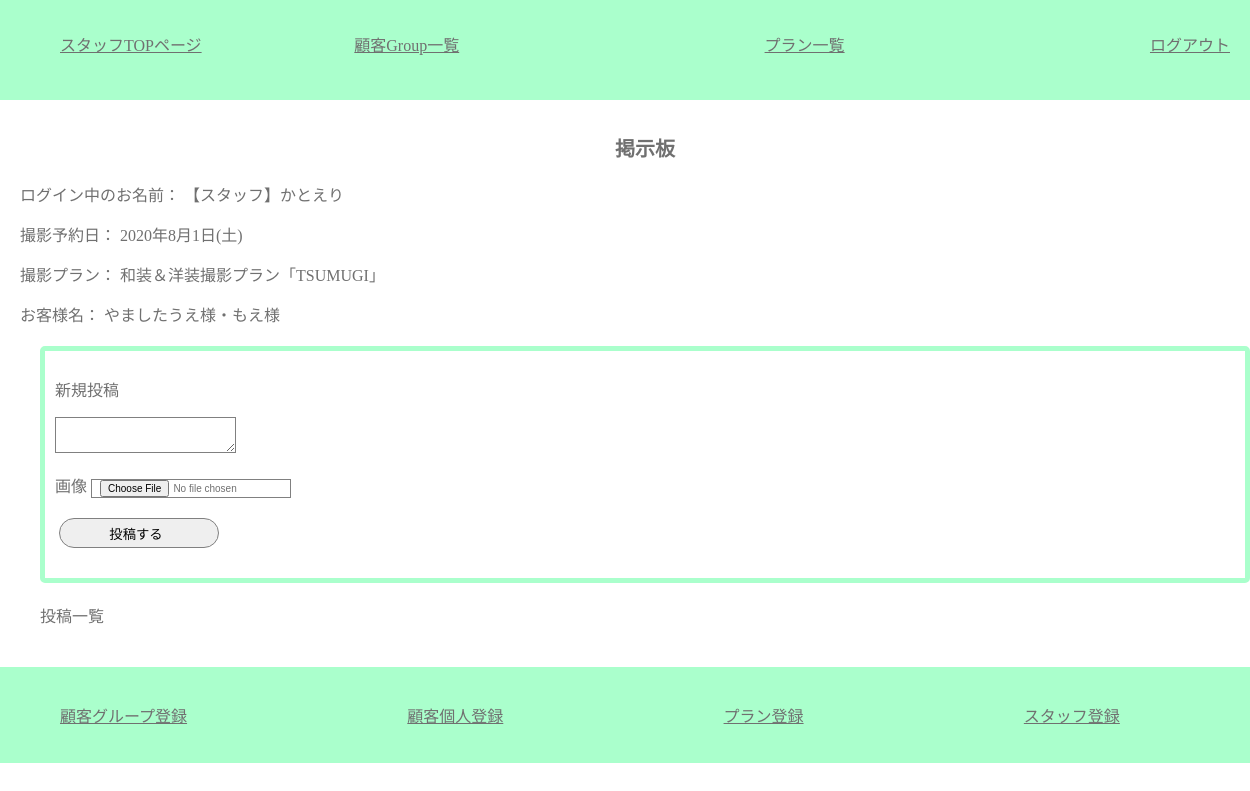
The app's page /customer/c_board.php?group_id=4 (signed in), older data.
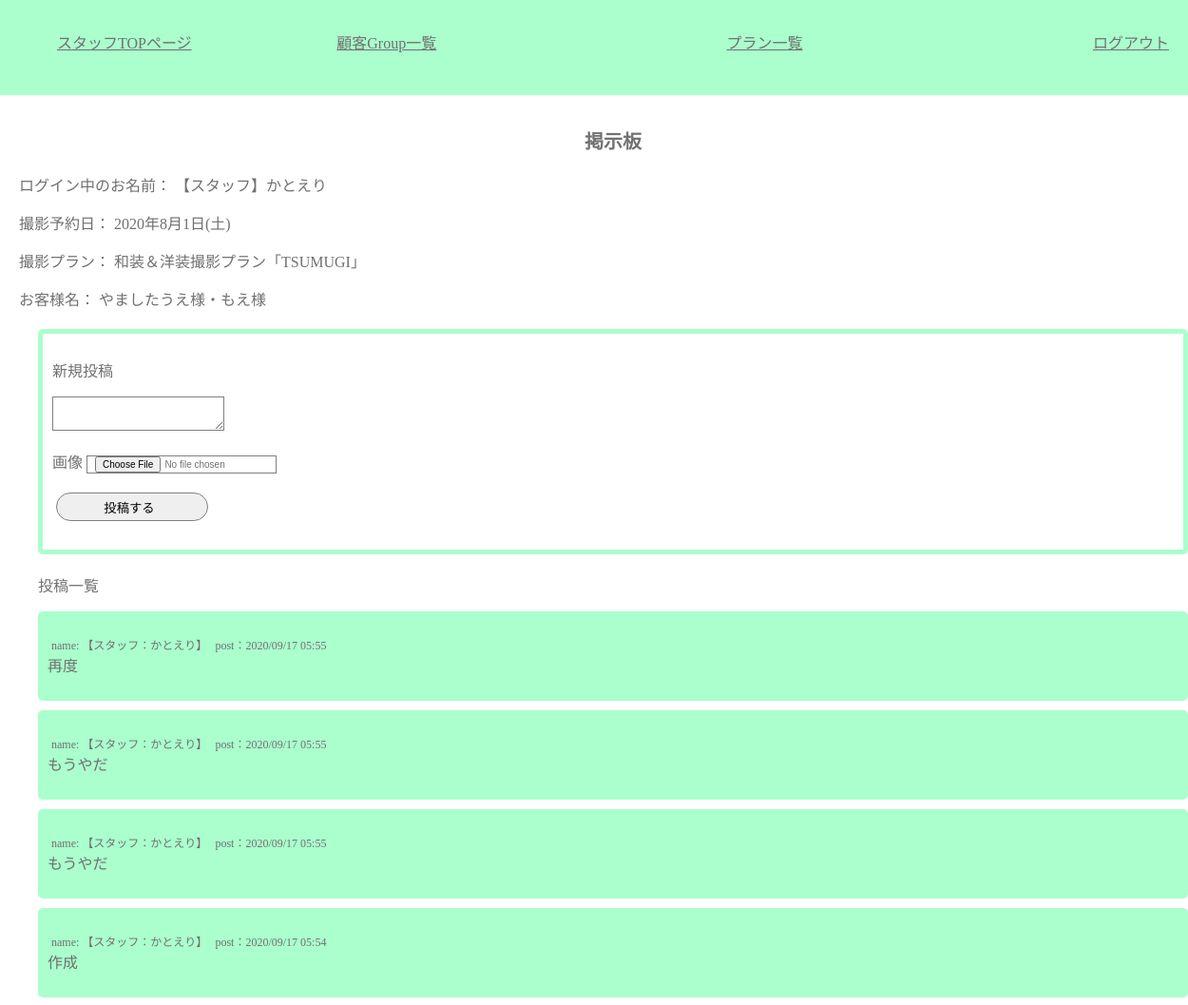
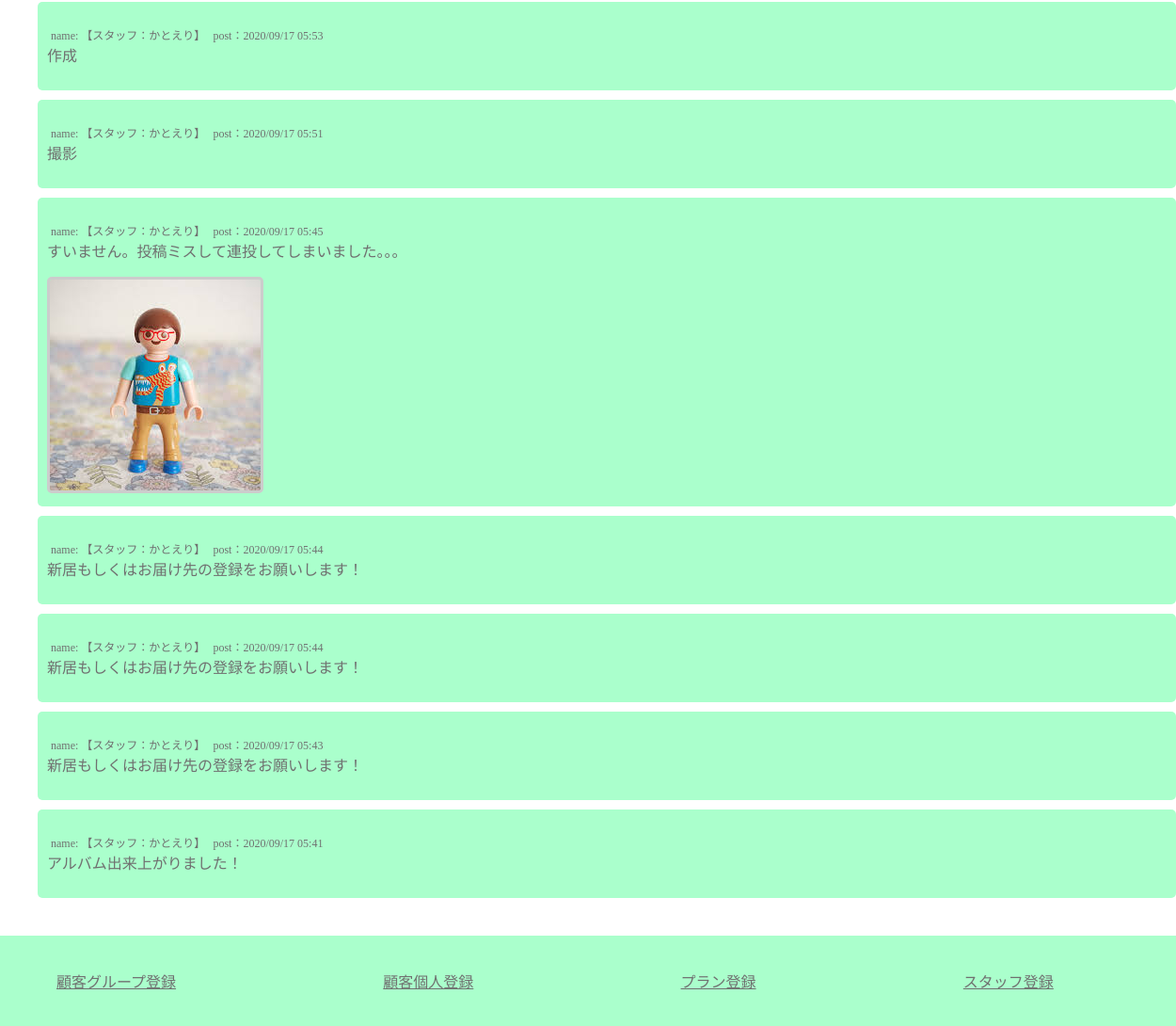
The same page, newer data (2 pictures, top to bottom).
### tables this page shows
CREATE TABLE `customers` (
  `c_id` varchar(32) NOT NULL,
  `c_group_id` int(11) NOT NULL,
  `c_name` varchar(32) NOT NULL,
  `c_pass` varchar(64) NOT NULL,
  `c_mail` varchar(64) NOT NULL,
  `c_tell` varchar(11) NOT NULL,
  `c_zip` char(7) NOT NULL,
  `c_address` varchar(64) NOT NULL,
  `c_gender` tinyint(1) NOT NULL,
  `c_myphoto` tinyint(1) NOT NULL DEFAULT 0
);

CREATE TABLE `plans` (
  `p_id` int(11) NOT NULL,
  `p_name` varchar(32) NOT NULL,
  `p_wear` varchar(32) NOT NULL
);

CREATE TABLE `board` (
  `b_id` int(11) NOT NULL,
  `c_group_id` int(11) NOT NULL,
  `submit_member_id` varchar(32) NOT NULL,
  `body` text NOT NULL,
  `board_photo` tinyint(1) NOT NULL DEFAULT 0,
  `created` timestamp NOT NULL DEFAULT current_timestamp() ON UPDATE current_timestamp()
);

CREATE TABLE `staff` (
  `s_id` varchar(32) NOT NULL,
  `s_name` varchar(32) NOT NULL,
  `s_pass` varchar(255) NOT NULL,
  `s_mail` varchar(64) NOT NULL,
  `role` tinyint(1) NOT NULL
);

### class/meeting.class.php (called while the page is built, shortened)
<?php
class Meeting{
	public $pdo;
	public function __construct(){
		$host  = "localhost";
		$dbname= "meeting_app";
		$dbuser= "root";
		$dbpass= "";
		$dsn = "mysql:host={$host};dbname={$dbname};charset=utf8";
		$this->pdo = new PDO($dsn,$dbuser,$dbpass);
	}
	public function getBoardDataByGId($c_group_id) {
		$sql  = "SELECT b_id,body,created,submit_member_id,board_photo ";
		$sql .= "FROM board ";
		$sql .= "WHERE board.c_group_id=:c_group_id ORDER BY created DESC";
		$stmt = $this->pdo->prepare($sql);
		$stmt ->bindValue(":c_group_id",$c_group_id,PDO::PARAM_INT);
		$stmt->execute();
		$row =$stmt->fetchAll(PDO::FETCH_ASSOC);
		return  $row;
	}
	public function getStaffById($s_id){
		$sql = "SELECT * FROM staff WHERE s_id=:s_id";
		$stmt = $this->pdo->prepare($sql);
		$stmt->bindValue(":s_id",$s_id,PDO::PARAM_STR);
		$stmt->execute();
		$row = $stmt->fetch(PDO::FETCH_ASSOC);
		return $row;
	}
	public function getGroomBrideGrouopByGId($c_group_id) {
		$sql  ="SELECT groom.c_name AS g_name,bride.c_name AS b_name,groom.c_id AS g_id,bride.c_id AS b_id, ";
		$sql .="groom.c_myphoto AS g_myphoto,bride.c_myphoto AS b_myphoto, ";
		$sql .="reserve_day,reserve_time,estimate,invoce,payment,d_product,new_zip,new_address,p_name,plans.p_id ";
		$sql .="FROM customers AS groom,customers AS bride,c_groups,plans ";
		$sql .="WHERE c_groups.c_group_id=groom.c_group_id ";
		$sql .="AND c_groups.c_group_id=bride.c_group_id ";
		$sql .="AND c_groups.p_id=plans.p_id ";
		$sql .="AND groom.c_gender=0 AND bride.c_gender=1 ";
		$sql .="AND c_groups.c_group_id=:c_group_id";
		$stmt = $this->pdo->prepare($sql);
		$stmt->bindValue(":c_group_id",$c_group_id,PDO::PARAM_INT);
		$stmt->execute();
		$row = $stmt->fetch(PDO::FETCH_ASSOC);
		return $row;
	}
}
?>

### customer/c_board.php (the view, shortened to what this page needs)
<?php
function h($str) {
	return htmlspecialchars($str,ENT_QUOTES);
}
require_once("../class/meeting.class.php");
$obj= new Meeting();
$reserve_day = $_SESSION["reserve_day"];
$week = ["日","月","火","水","木","金","土"];
$hi = date('w', strtotime($reserve_day));
$youbi = $week[$hi];
$rd =  date('Y年n月j日', strtotime($reserve_day))."(".$youbi.")";
$row = $obj->getGroomBrideGrouopByGId($_SESSION["c_group_id"]);
$rows = $obj->getBoardDataByGId($_SESSION["c_group_id"]);
$c_data=$obj->getGroomBrideGrouopByGId($_SESSION["c_group_id"]);
?>
<?php
	if(empty($_SESSION["s_id"])) {
		require_once("header_for_customer.php");
	}else{
		require_once("header_for_staff_inCpage.php");
	}
?>
		<main>
			<h1>掲示板</h1>
			<section>
				<p>ログイン中のお名前：
				<?php
					if(!empty($_SESSION["c_name"])) {
						echo h($_SESSION["c_name"]);
					}else{
						echo "【スタッフ】".h($_SESSION["s_name"]);
					}; ?></p>
				<p>撮影予約日： <?php echo h($rd);	?> </p>
				<p>撮影プラン： <?php echo h($row["p_name"]);	?> </p>
				<p>お客様名： <?php echo h($c_data["g_name"])."様・".h($c_data["b_name"])."様";	?> </p>
			</section>
			<section class="second toukou">
				<p>新規投稿</p>
				<form action="exec_board_submit.php" method="post" enctype="multipart/form-data">
					<p><textarea name="body" id=""></textarea></p>
					<p>画像<input class="b_photo" type="file" name="board_photo"></p>
					<p><input type="submit" value="投稿する"></p>
				</form>
			</section>
			<section class="second keijiban">
				<p>投稿一覧</p>
				<?php foreach($rows as $row): ?>
				<article class="keijiban_sub" id="keijibanban">
				<p>
					<span class="u_line font_mini">name:
					<?php
					if($row["submit_member_id"]== $c_data["g_id"]){
						echo "【".h($c_data["g_name"])."】";
					}else if($row["submit_member_id"]== $c_data["b_id"]){
						echo "【新婦：".h($c_data["b_name"])."】";
					}else{
						$s_id=$row["submit_member_id"];
						$staff_data=$obj->getStaffById($s_id);
						echo "【スタッフ：".h($staff_data["s_name"])."】";
					};
					?></span>
					<span class="font_mini">post：<?php echo date("Y/m/d H:i",strtotime($row["created"])); ?></span><br>
					<?php echo nl2br(h($row["body"])); ?><br>
				</p>
				<?php if(intVal($row["board_photo"])==1): ?>
				<a href="../image/upload/board_photo/<?php echo h($row["b_id"]);?>.jpg" rel="lightbox"><img class="" src="../image/upload/board_photo/<?php echo h($row["b_id"]);?>.jpg" alt="投稿画像"></a>
				<?php endif; ?>
				</article>
				<?php endforeach; ?>
			</section>
		</main>
<?php
	if(empty($_SESSION["s_id"])) {
		require_once("footer_for_customerpage.php");
	}else{
		require_once("footer_for_staff_inCpage.php");
	}
?>

### customer/header_for_staff_inCpage.php (shortened to what this page needs)
<!DOCTYPE html>
<html lang="ja">
	<head>
		<mate charset="utf-8">
		<link rel="stylesheet" href="https://unpkg.com/ress/dist/ress.min.css" />
		<link rel="stylesheet" href="../css/style.css">
		<link rel="stylesheet" href="https://use.fontawesome.com/releases/v5.6.4/css/all.css" />
		<link rel="stylesheet" href="../css/lightbox.css">
	</head>
	<body>
		<header class="staff">
			<ul>
				<li><a href="../staff/staff_top.php">スタッフTOPページ</a></li>
				<li><a href="../staff/c_group_list.php">顧客Group一覧<a></li>
				<li><a href="../staff/plan_list.php">プラン一覧<a></li>
				<li><a id="logout" href="../staff/exec_staff_logout.php">ログアウト</a></li>
			</ul>
		</header>

### customer/footer_for_staff_inCpage.php (shortened to what this page needs)
		<footer class="staff">
			<ul>
				<li><a href="../staff/c_group_id_add.php">顧客グループ登録<a></li>
				<li><a href="../staff/c_add.php">顧客個人登録<a></li>
				<li><a href="../staff/plan_add.php">プラン登録<a></li>
				<li><a href="../staff/staff_add.php">スタッフ登録<a></li>
			</ul>
		</footer>
	</body>
</html>

### css/style.css (style rules this page uses)
* { //border:1px red solid; }
body { color: #707070; margin:auto; font-family: 'Noto Serif JP', serif; }
header { height: 60px; line-height:20px; background-color: #EBC5E3; text-align:center; padding:20px; }
header.staff { background-color: #afc; }
header ul, footer ul { display:flex; justify-content:space-between; }
footer { background-color: #EBC5E3; padding:20px; }
footer.staff { background-color: #afc; }
main { width:100%; padding:20px; margin-auto; }
ul { list-style:none; }
a { color:#707070; }
h1 { font-size:20px; text-align:center; }
section { max-width:100%; margin:20px auto; }
section form { max-width:100%; margin:auto; }
table tr td input,table tr td select, input,select,p select { border: solid 1px gray; }
input { line-height:1.5; padding-left:8px; //position:relative; }
input::placeholder { //position:relaative; //top:0.1em; color: #ccc; font-size:12px; line-height:1.5; //padding-bottom:10px; }
input[type="submit"] { height:30px; width:160px; border:solid 1px gray; border-radius:15px; line-height:30px; margin:4px; padding-left:0; }
input[type="text"], textarea[name="body"] { border: solid 1px gray; }
input#c_myphoto, input.b_photo { font-size:10px; margin-left:4px; }
section.second { margin:20px; }
.toukou { background-color: white; margin:10px auto; padding:10px; border-radius: 5px; border: solid 5px #afc; }
.keijiban { background-color: white; }
.keijiban_sub, .itemllist_sub { background-color: #afc; margin:10px auto; padding:10px; border-radius: 5px; }
.keijiban_sub img { max-width:250px; border:solid 3px #ccc; border-radius: 5px; }
.font_mini { font-size:12px; margin-left:4px; }

Row changes from the older to the newer data that the page shows:
added board: staff.s_name "かとえり", created "2020/09/17 05:55", body "再度"
added board: staff.s_name "かとえり", created "2020/09/17 05:55", body "もうやだ"
added board: staff.s_name "かとえり", created "2020/09/17 05:55", body "もうやだ"
added board: staff.s_name "かとえり", created "2020/09/17 05:54", body "作成"
added board: staff.s_name "かとえり", created "2020/09/17 05:53", body "作成"
added board: staff.s_name "かとえり", created "2020/09/17 05:51", body "撮影"
added board: staff.s_name "かとえり", created "2020/09/17 05:45", body "すいません。投稿ミスして連投してしまいました。。。", board_photo 1 (drawn)
added board: staff.s_name "かとえり", created "2020/09/17 05:44", body "新居もしくはお届け先の登録をお願いします！"
added board: staff.s_name "かとえり", created "2020/09/17 05:44", body "新居もしくはお届け先の登録をお願いします！"
added board: staff.s_name "かとえり", created "2020/09/17 05:43", body "新居もしくはお届け先の登録をお願いします！"
added board: staff.s_name "かとえり", created "2020/09/17 05:41", body "アルバム出来上がりました！"
